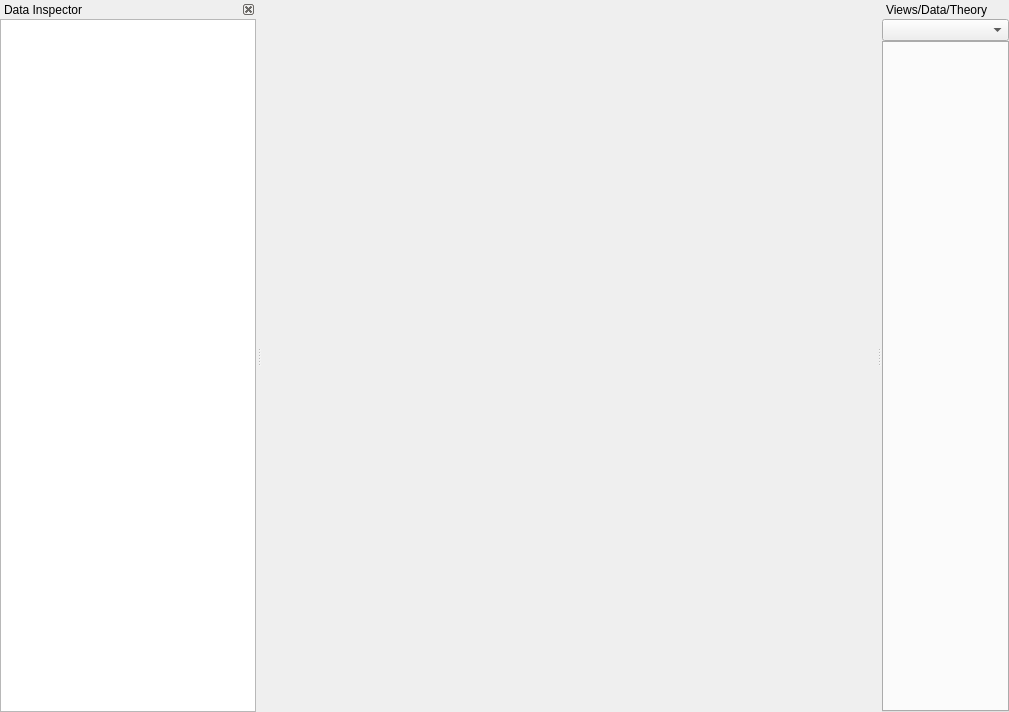
<?xml version="1.0" encoding="UTF-8"?>
<ui version="4.0">
 <class>MainWindow</class>
 <widget class="QMainWindow" name="MainWindow">
  <property name="geometry">
   <rect>
    <x>0</x>
    <y>0</y>
    <width>1009</width>
    <height>712</height>
   </rect>
  </property>
  <property name="windowTitle">
   <string>MainWindow</string>
  </property>
  <widget class="QWidget" name="centralwidget">
   <layout class="QVBoxLayout" name="verticalLayout_4">
    <property name="spacing">
     <number>0</number>
    </property>
    <property name="margin">
     <number>0</number>
    </property>
    <item>
     <widget class="QWidget" name="mplwidget" native="true">
      <property name="styleSheet">
       <string notr="true"/>
      </property>
      <layout class="QVBoxLayout" name="mplvl"/>
     </widget>
    </item>
   </layout>
  </widget>
  <widget class="QDockWidget" name="DataInspectordockWidget">
   <property name="styleSheet">
    <string notr="true"/>
   </property>
   <property name="features">
    <set>QDockWidget::DockWidgetClosable</set>
   </property>
   <property name="allowedAreas">
    <set>Qt::LeftDockWidgetArea</set>
   </property>
   <property name="windowTitle">
    <string>Data Inspector</string>
   </property>
   <attribute name="dockWidgetArea">
    <number>1</number>
   </attribute>
   <widget class="QWidget" name="dockWidgetContents">
    <layout class="QVBoxLayout" name="LayoutDataInspector">
     <property name="spacing">
      <number>0</number>
     </property>
     <property name="margin">
      <number>0</number>
     </property>
     <item>
      <widget class="QTableWidget" name="tableWidget"/>
     </item>
    </layout>
   </widget>
  </widget>
  <widget class="QDockWidget" name="ViewDataTheorydockWidget">
   <property name="styleSheet">
    <string notr="true"/>
   </property>
   <property name="features">
    <set>QDockWidget::NoDockWidgetFeatures</set>
   </property>
   <property name="allowedAreas">
    <set>Qt::RightDockWidgetArea</set>
   </property>
   <property name="windowTitle">
    <string>Views/Data/Theory</string>
   </property>
   <attribute name="dockWidgetArea">
    <number>2</number>
   </attribute>
   <widget class="QWidget" name="dockWidgetContents_4">
    <layout class="QVBoxLayout" name="ViewDataTheoryLayout">
     <property name="spacing">
      <number>0</number>
     </property>
     <property name="margin">
      <number>0</number>
     </property>
     <item>
      <widget class="QComboBox" name="viewComboBox"/>
     </item>
     <item>
      <widget class="QTabWidget" name="DataSettabWidget">
       <property name="tabShape">
        <enum>QTabWidget::Triangular</enum>
       </property>
       <property name="currentIndex">
        <number>-1</number>
       </property>
       <property name="tabsClosable">
        <bool>true</bool>
       </property>
      </widget>
     </item>
    </layout>
   </widget>
  </widget>
  <action name="actionOpen">
   <property name="text">
    <string>Open</string>
   </property>
  </action>
  <action name="actionClose">
   <property name="text">
    <string>Close</string>
   </property>
  </action>
  <action name="actionQuit">
   <property name="text">
    <string>Quit</string>
   </property>
  </action>
  <action name="actionUndo">
   <property name="text">
    <string>Undo</string>
   </property>
  </action>
  <action name="actionRedo">
   <property name="text">
    <string>Redo</string>
   </property>
  </action>
  <action name="actionCopy">
   <property name="text">
    <string>Copy</string>
   </property>
  </action>
  <action name="actionCut">
   <property name="text">
    <string>Cut</string>
   </property>
  </action>
  <action name="actionPaste">
   <property name="text">
    <string>Paste</string>
   </property>
  </action>
  <action name="actionSelect_All">
   <property name="text">
    <string>Select All</string>
   </property>
  </action>
  <action name="actionPrint">
   <property name="icon">
    <iconset resource="Reptate.qrc">
     <normaloff>:/Images/Images/printer.ico</normaloff>:/Images/Images/printer.ico</iconset>
   </property>
   <property name="text">
    <string>Print</string>
   </property>
   <property name="toolTip">
    <string>Print Plot</string>
   </property>
   <property name="shortcut">
    <string>Ctrl+P</string>
   </property>
  </action>
  <action name="actionShiftVertically">
   <property name="icon">
    <iconset resource="Reptate.qrc">
     <normaloff>:/Images/Images/UpDown.ico</normaloff>:/Images/Images/UpDown.ico</iconset>
   </property>
   <property name="text">
    <string>ShiftVertically</string>
   </property>
   <property name="toolTip">
    <string>Shift the selected plot vertically</string>
   </property>
  </action>
  <action name="actionShiftHorizontally">
   <property name="icon">
    <iconset resource="Reptate.qrc">
     <normaloff>:/Images/Images/LeftRight.ico</normaloff>:/Images/Images/LeftRight.ico</iconset>
   </property>
   <property name="text">
    <string>ShiftHorizontally</string>
   </property>
   <property name="toolTip">
    <string>Shift selected plot horizontally</string>
   </property>
  </action>
  <action name="actionNew_Empty_Dataset">
   <property name="icon">
    <iconset resource="Reptate.qrc">
     <normaloff>:/Images/Images/DataTable3D.ico</normaloff>:/Images/Images/DataTable3D.ico</iconset>
   </property>
   <property name="text">
    <string>New Empty Dataset</string>
   </property>
   <property name="toolTip">
    <string>Create an empty Data set</string>
   </property>
  </action>
  <action name="actionView_All_Sets">
   <property name="checkable">
    <bool>true</bool>
   </property>
   <property name="icon">
    <iconset resource="Reptate.qrc">
     <normaloff>:/Images/Images/World.ico</normaloff>:/Images/Images/World.ico</iconset>
   </property>
   <property name="text">
    <string>View All Sets</string>
   </property>
   <property name="toolTip">
    <string>View all sets simultaneously</string>
   </property>
  </action>
  <action name="actionData_Representation">
   <property name="icon">
    <iconset resource="Reptate.qrc">
     <normaloff>:/Images/Images/StarSmall.ico</normaloff>:/Images/Images/StarSmall.ico</iconset>
   </property>
   <property name="text">
    <string>Data Representation</string>
   </property>
   <property name="toolTip">
    <string>Choose Representation Mode</string>
   </property>
  </action>
  <action name="actionReload_Data">
   <property name="icon">
    <iconset resource="Reptate.qrc">
     <normaloff>:/Images/Images/Refresh.ico</normaloff>:/Images/Images/Refresh.ico</iconset>
   </property>
   <property name="text">
    <string>Reload Data</string>
   </property>
   <property name="toolTip">
    <string>Re-read data files</string>
   </property>
  </action>
  <action name="actionShow_Limits">
   <property name="icon">
    <iconset resource="Reptate.qrc">
     <normaloff>:/Images/Images/Line Chart.ico</normaloff>:/Images/Images/Line Chart.ico</iconset>
   </property>
   <property name="text">
    <string>Show Limits</string>
   </property>
   <property name="toolTip">
    <string>Change limits for fit</string>
   </property>
  </action>
  <action name="actionInspect_Data">
   <property name="icon">
    <iconset resource="Reptate.qrc">
     <normaloff>:/Images/Images/AllFiles.ico</normaloff>:/Images/Images/AllFiles.ico</iconset>
   </property>
   <property name="text">
    <string>Inspect Data</string>
   </property>
   <property name="toolTip">
    <string>Inspect contents of data files</string>
   </property>
  </action>
  <action name="actionNew_Theory">
   <property name="icon">
    <iconset resource="Reptate.qrc">
     <normaloff>:/Images/Images/Physics.ico</normaloff>:/Images/Images/Physics.ico</iconset>
   </property>
   <property name="text">
    <string>New Theory</string>
   </property>
   <property name="toolTip">
    <string>Create New Selected Theory</string>
   </property>
  </action>
  <action name="actionCalculate_Theory">
   <property name="icon">
    <iconset resource="Reptate.qrc">
     <normaloff>:/Images/Images/Bubble.ico</normaloff>:/Images/Images/Bubble.ico</iconset>
   </property>
   <property name="text">
    <string>Calculate Theory</string>
   </property>
   <property name="toolTip">
    <string>Calculate result from theory</string>
   </property>
  </action>
  <action name="actionMinimize_error">
   <property name="icon">
    <iconset resource="Reptate.qrc">
     <normaloff>:/Images/Images/Minimize.ico</normaloff>:/Images/Images/Minimize.ico</iconset>
   </property>
   <property name="text">
    <string>Minimize error</string>
   </property>
   <property name="toolTip">
    <string>Minimize the error between theory/data</string>
   </property>
  </action>
  <action name="actionTheory_Options">
   <property name="icon">
    <iconset resource="Reptate.qrc">
     <normaloff>:/Images/Images/Settings.ico</normaloff>:/Images/Images/Settings.ico</iconset>
   </property>
   <property name="text">
    <string>Theory Options</string>
   </property>
   <property name="toolTip">
    <string>View Change Options of Theory</string>
   </property>
  </action>
  <action name="actionShow_Small_Symbols">
   <property name="icon">
    <iconset resource="Reptate.qrc">
     <normaloff>:/Images/Images/StarSmall.ico</normaloff>:/Images/Images/StarSmall.ico</iconset>
   </property>
   <property name="text">
    <string>Small Symbols</string>
   </property>
   <property name="toolTip">
    <string>Show small symbols</string>
   </property>
  </action>
  <action name="actionShow_Large_Symbols">
   <property name="icon">
    <iconset resource="Reptate.qrc">
     <normaloff>:/Images/Images/Star.ico</normaloff>:/Images/Images/Star.ico</iconset>
   </property>
   <property name="text">
    <string>Show Large Symbols</string>
   </property>
   <property name="toolTip">
    <string>Large Symbols</string>
   </property>
  </action>
  <action name="actionNo_Limits">
   <property name="icon">
    <iconset resource="Reptate.qrc">
     <normaloff>:/Images/Images/Line Chart.ico</normaloff>:/Images/Images/Line Chart.ico</iconset>
   </property>
   <property name="text">
    <string>No Limits</string>
   </property>
   <property name="toolTip">
    <string>Remove Limits</string>
   </property>
  </action>
  <action name="actionVertical_Limits">
   <property name="icon">
    <iconset resource="Reptate.qrc">
     <normaloff>:/Images/Images/Line Chart Vertical Limits.ico</normaloff>:/Images/Images/Line Chart Vertical Limits.ico</iconset>
   </property>
   <property name="text">
    <string>Vertical Limits</string>
   </property>
   <property name="toolTip">
    <string>Vertical Limits</string>
   </property>
  </action>
  <action name="actionHorizontal_Limits">
   <property name="icon">
    <iconset resource="Reptate.qrc">
     <normaloff>:/Images/Images/Line Chart Horizontal Limits.ico</normaloff>:/Images/Images/Line Chart Horizontal Limits.ico</iconset>
   </property>
   <property name="text">
    <string>Horizontal Limits</string>
   </property>
   <property name="toolTip">
    <string>Horizontal Limits</string>
   </property>
  </action>
  <action name="actionBoth_Limits">
   <property name="icon">
    <iconset resource="Reptate.qrc">
     <normaloff>:/Images/Images/Line Chart Both Limits.ico</normaloff>:/Images/Images/Line Chart Both Limits.ico</iconset>
   </property>
   <property name="text">
    <string>Both Limits</string>
   </property>
   <property name="toolTip">
    <string>Both Limits</string>
   </property>
  </action>
 </widget>
 <resources>
  <include location="Reptate.qrc"/>
  <include location="Symbols.qrc"/>
 </resources>
 <connections/>
</ui>
